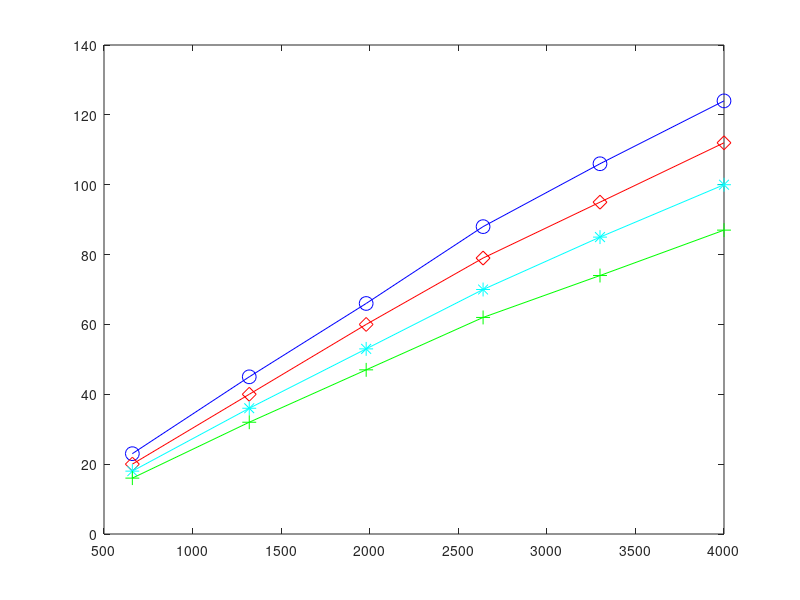

This figure's MATLAB source: (Note: this script raises an error after producing the figure.)
%plot figures 


dataset = 'synthetic';
task = 'n_instance';

if strcmp(dataset, 'synthetic') && strcmp(task, 'n_instance')
n_instance = [33 66 99 132 165 200]*20;
regret_basic = [23 45 66 88 106 124];
regret_our_beta1 = [20 40 60 79 95 112];
regret_our_beta2 = [18 36 53 70 85 100];
regret_our_beta3 = [16 32 47 62 74 87];
plot(n_instance, regret_basic, '-ob','MarkerSize',10);
hold on;
plot(n_instance, regret_our_beta1, '-dr','MarkerSize',10);
hold on;
plot(n_instance, regret_our_beta2, '-*c','MarkerSize',10);
hold on;
plot(n_instance, regret_our_beta3, '-+g','MarkerSize',10);
pax = gca;
pax.FontSize = 15;
axis([650 4000 15 130]);

xlabel('Number of instances');
ylabel('Regret');
legend('PDR', 'ODR(\beta=0.9)','ODR(\beta=0.8)','ODR(\beta=0.7)',...
    'Location','southeast'); 

elseif strcmp(dataset, 'synthetic') && strcmp(task, 'm')
m = [0 0 1 10 50 100];
regret_basic = [99 104 124 136 137]*20;
regret_our_beta1 = [90 94 112 122 123]*20;
regret_our_beta2 = [80 84 100 109 110]*20;
regret_our_beta3 = [70 73 87 95 96]*20;

data = [regret_basic; regret_our_beta1;regret_our_beta2;regret_our_beta3];
bar(1:5, data');
xlabel('M','FontSize', 15);
ylabel('Regret','FontSize', 15);
set(gca,'FontSize',15);
set(gca, 'xticklabel', {'M=0','M=1',...
        'M=10', 'M=50', 'M=100'});
legend('PDR', 'ODR(\beta=0.9)','ODR(\beta=0.8)','ODR(\beta=0.7)',...
    'Location','southeast'); 


end





















